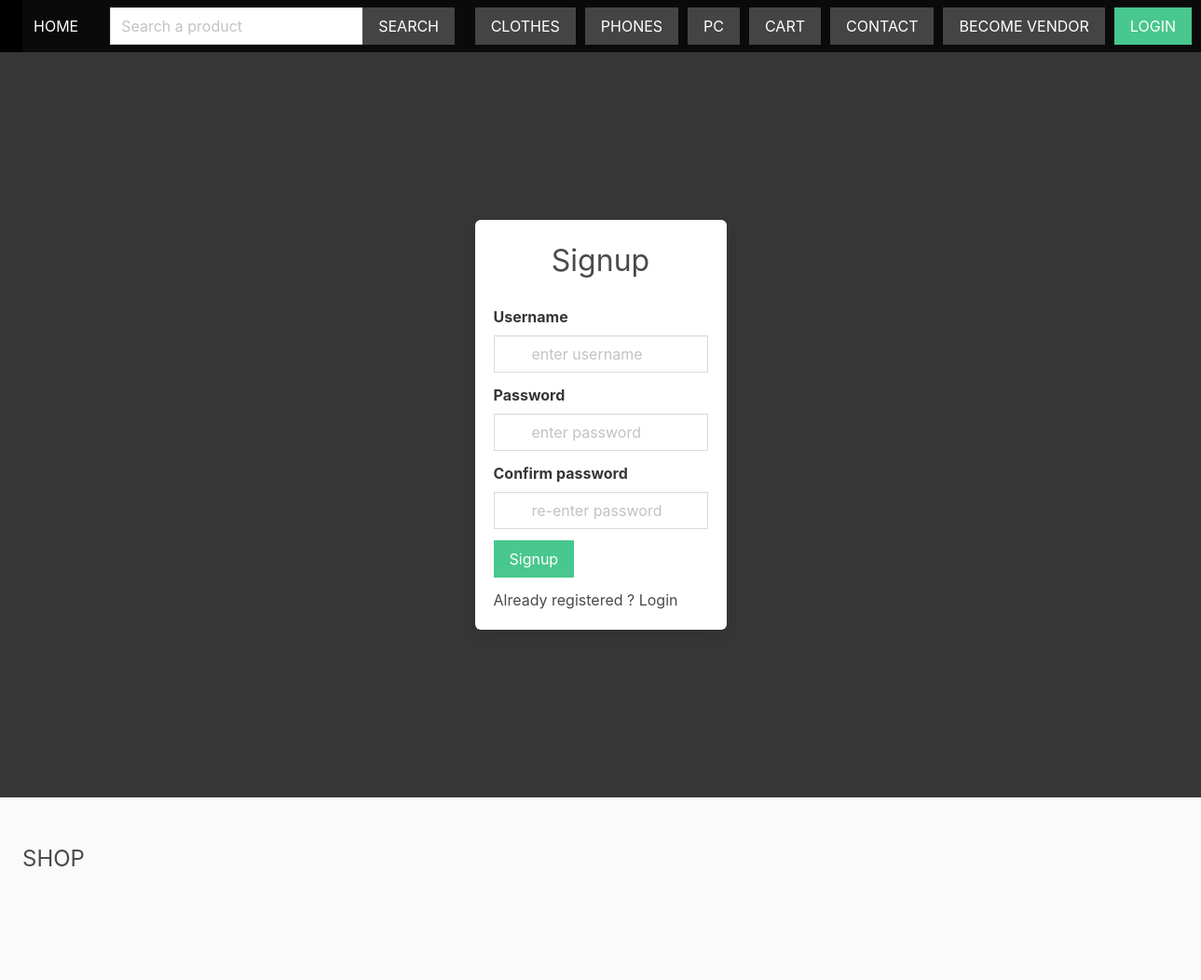
Page /vendors/become-vendor/ on the committed database.
### product/models.py (models this page shows, shortened)
class Category(models.Model):
    title = models.CharField(max_length=50)
    slug = models.SlugField(max_length=50,null=True,blank=True)
    date_added= models.DateTimeField(auto_now=True)
    class Meta:
        ordering = ['-date_added']

### vendor/views.py (the view)
# urls.py: path('become-vendor/', views.become_vendor, name='become_vendor'),
def become_vendor(request):
    if request.method == 'POST':
        form = UserRegistrationForm(request.POST)
        if form.is_valid():
            user = form.save()
            login(request, user)
            vendor = Vendor.objects.create(name=user.username, created_by=user)
            return redirect('frontpage')
    else:
        form = UserRegistrationForm()
    return render(request, 'vendor/become_vendor.html', {'form': form})

### vendor/forms.py
class UserRegistrationForm(UserCreationForm):
    username= forms.CharField(widget=forms.TextInput(attrs={
        "class" : "input",
        "type" : "text",
        "placeholder" : "enter username",
    }),label="Username")
    password1= forms.CharField(widget=forms.TextInput(attrs={
        "class" : "input",
        "type" : "password",
        "placeholder" : "enter password",
    }))
    password2= forms.CharField(widget=forms.TextInput(attrs={
        "class" : "input",
        "type" : "password",
        "placeholder" : "re-enter password",
    }))
    class Meta:
        model = User
        fields = ['username','password1','password2']

### product/cart.py (called while the page is built)
    def __len__(self):
        return sum(item['quantity'] for item in self.cart.values())

### product/context_processors.py (called while the page is built)
def menu_categories(request):
    categories = Category.objects.all()
    return {'menu_categories': categories}

def cart(request):
    return {'cart':Cart(request)}

### templates/vendor/become_vendor.html (shortened to what this page needs)
{% extends 'core/base.html' %}
{% block content %}
<section class="hero is-dark is-fullheight">
    <div class="hero-body">
        <div class="container">
            <div class="columns is-centered">
                <div class="column is-5-tablet is-4-desktop is-3-widescreen">
                    <form method="POST" action="." class="box">
                    <h1 class="has-text-centered mb-5 is-size-3">Signup</h1>
                    <div class="field">
                        <label for="" class="label">Username</label>
                        <div class="control has-icons-left">
                            {{ form.username }}
                            <span class="icon is-small is-left">
                            </span>
                        </div>
                    </div>
                    <div class="field">
                        <label for="" class="label">Password</label>
                        <div class="control has-icons-left">
                            {{ form.password1 }}
                            <span class="icon is-small is-left">
                            </span>
                        </div>
                    </div>
                    <div class="field">
                        <label for="" class="label">Confirm password</label>
                        <div class="control has-icons-left">
                            {{ form.password2 }}
                            <span class="icon is-small is-left">
                            </span>
                        </div>
                    </div>
                    <div class="field">
                        <button class="button is-success" type=submit>Signup</button>
                    </div>
                    <div class="field">
                        Already registered ? <a href="{% url 'login' %}">Login</a>
                    </div>
                </form>
                </div>
            </div>
        </div>
    </div>
{% endblock %}

### templates/core/base.html (shortened to what this page needs)
{% load static %}
<!DOCTYPE html>
<html>
    <head>
        <link rel="stylesheet" href="https://cdn.jsdelivr.net/npm/bulma@0.9.1/css/bulma.min.css">
        <link rel="stylesheet" href="{% static 'styles/main.css' %}">
    </head>
    <body>
        <nav class="navbar is-black" role="navigation" aria-label="main navigation">
            <div class="navbar-brand">
                <a class="navbar-item" href="{% url 'frontpage' %}"></a>
            </div>
            <div class="navbar-menu" id="main-navbar">
                <div class="navbar-start">
                    <a href="{% url 'frontpage' %}" class="navbar-item">Home</a>
                    <div class="navbar-item">
                        <form method="get" action="{% url 'search' %}">
                            <div class="field has-addons">
                                <div class="control">
                                    <input type="text" class="input" placeholder="Search a product" name="query">
                                </div>
                                <div class="control">
                                    <button class="button is-dark is-uppercase">Search</button>
                                </div>
                            </div>
                        </form>
                    </div>
                </div>
                <div class="navbar-end">
                    {% for category in menu_categories %}
                        <a href="{% url 'category' category.slug %}" class="button is-dark menu-button">{{ category.title }}</a>
                    {% endfor %}
                    <a href="{%url 'cart_view'%}" class="button is-dark menu-button">Cart {%if cart %} ({{cart|length}}){%endif%}</a>
                    <a href="{%url 'contact' %}" class="button is-dark menu-button">Contact</a>
                    {% if not user.is_authenticated %}
                        <a href="{%url 'become_vendor'%}" class="button is-dark menu-button">Become vendor</a>
                        <a href="{% url 'login' %}" class="button is-success menu-button">Login</a>
                    {% endif %}
                </div>
            </div>
        </nav>
                {% block content %}
                {% endblock %}
        </section>
        <footer class="footer">
            <h3 class="is-size-4 mb-4">SHOP</h3>
        </footer>
    </body>
</html>

### static/styles/main.css (style rules this page uses)
.navbar { text-transform: uppercase; }
.navbar .is-dark { background: #444; }
.menu-button { top: 8px; margin-right: 10px; text-transform: uppercase; }
.input, .button { border-radius: 0; }
.field.has-addons { margin-left: 10px; }

### rows in the picture
Category: title "CLOTHES"
Category: title "PHONES"
Category: title "PC"
